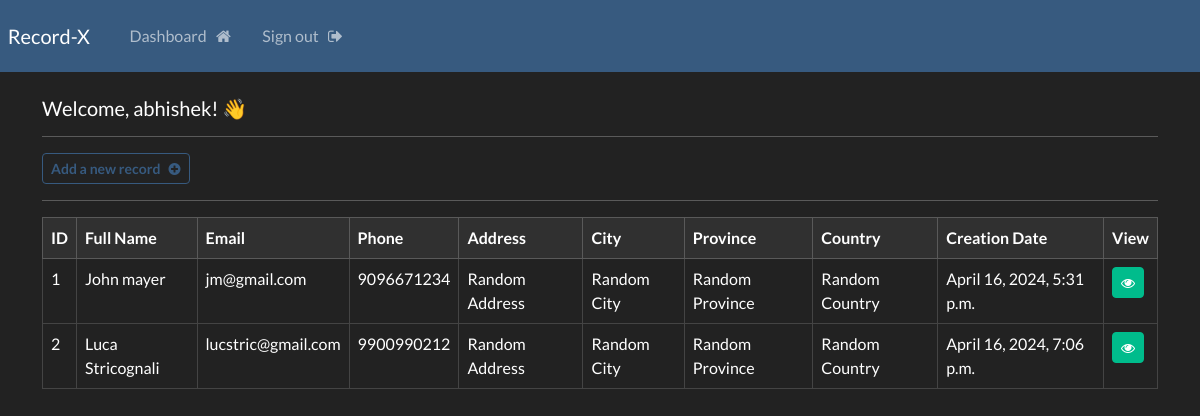
The page /dashboard (signed in) on the database its author committed.
### webapp/models.py (models this page shows, shortened)
class Record(models.Model):
    creation_date = models.DateTimeField(auto_now_add=True)
    first_name = models.CharField(max_length=100)
    last_name = models.CharField(max_length=100)
    email = models.CharField(max_length=255)
    phone = models.CharField(max_length=20)
    address = models.CharField(max_length=300)
    city = models.CharField(max_length=255)
    province = models.CharField(max_length=200)
    country = models.CharField(max_length=125)

### webapp/views.py (the view)
# urls.py: path('dashboard', views.dashboard, name='dashboard'),
@login_required(login_url='my-login')
def dashboard(request):
    my_records = Record.objects.all()
    context = {'records': my_records}
    return render(request, 'webapp/dashboard.html', context=context)

### webapp/templates/webapp/dashboard.html
{% extends 'webapp/base.html' %}
{% block content %}
    <h5>Welcome, {{user}}! 👋</h5>
    <hr>
    <a class="btn btn-outline-primary btn-sm" href="{% url 'create-record' %}"><strong>Add a new record &nbsp; <i class="fa fa-plus-circle" aria-hidden="true"></i></strong></a>
    <hr>
    <table class="table table-hover table-bordered">
        <thead class="table-dark">
            <tr>
                <th scope="col">ID</th>
                <th scope="col">Full Name</th>
                <th scope="col">Email</th>
                <th scope="col">Phone</th>
                <th scope="col">Address</th>
                <th scope="col">City</th>
                <th scope="col">Province</th>
                <th scope="col">Country</th>
                <th scope="col">Creation Date</th>
                <th scope="col">View</th>
            </tr>
        </thead>
        <tbody>
            {% if records %}
                {% for record in records %}
                    <tr>
                        <td>{{record.id}}</td>
                        <td>{{record.first_name}} {{record.last_name}}</td>
                        <td>{{record.email}}</td>
                        <td>{{record.phone}}</td>
                        <td>{{record.address}}</td>
                        <td>{{record.city}}</td>
                        <td>{{record.province}}</td>
                        <td>{{record.country}}</td>
                        <td>{{record.creation_date}}</td>
                        <td><a class="btn btn-success btn-sm" href="{% url 'record' record.id %}"><i class="fa fa-eye" aria-hidden="true"></i></a></td>
                    </tr>
                {% endfor %}
            {% endif %}
        </tbody>
    </table>
{% endblock %}

### webapp/templates/webapp/base.html (shortened to what this page needs)
{% load static %}
<!DOCTYPE html>
<html lang="en">
<head>
    <link rel="stylesheet" type="text/css" href="https://bootswatch.com/5/darkly/bootstrap.min.css">
    <link rel="stylesheet" type="text/css" href="{% static 'css/styles.css' %}">
    <link rel="stylesheet" href="https://cdnjs.cloudflare.com/ajax/libs/font-awesome/4.7.0/css/font-awesome.min.css">
</head>
    <body>
        {% include 'webapp/navbar.html' %}
        <div class="container">
            <br>
            {% block content %}
            {% endblock %}
        </div>
    </body>
</html>

### webapp/templates/webapp/navbar.html (shortened to what this page needs)
<nav class="navbar navbar-expand-lg navbar-dark bg-primary justify-content-center">
    <a class="navbar-brand main-heading" href="{% url '' %}">
      &nbsp; Record-X
    </a>
      <div class="collapse navbar-collapse text-center" id="navbarNavDropdown">
        <ul class="navbar-nav mr-auto">
          {% if user.is_authenticated %}
            <li class="nav-item">
              <a class="nav-link" href="{% url 'dashboard' %}">Dashboard &nbsp; <i class="fa fa-home" aria-hidden="true"></i> </a>
            </li>
            <li class="nav-item">
              <a class="nav-link" href="{% url 'user-logout' %}">Sign out &nbsp; <i class="fa fa-sign-out" aria-hidden="true"></i> </a>
            </li>
        </ul>
        {% endif %}
      </div>
  </nav>

### rows shown on the page
Record: id "1", first_name "John", last_name "mayer", email "jm@gmail.com", phone "9096671234", address "Random Address", city "Random City", province "Random Province", country "Random Country", creation_date "April 16, 2024, 5:31 p.m."
Record: id "2", first_name "Luca", last_name "Stricognali", email "lucstric@gmail.com", phone "9900990212", address "Random Address", city "Random City", province "Random Province", country "Random Country", creation_date "April 16, 2024, 7:06 p.m."

### other values the page prints
{{ user }} "abhishek"
